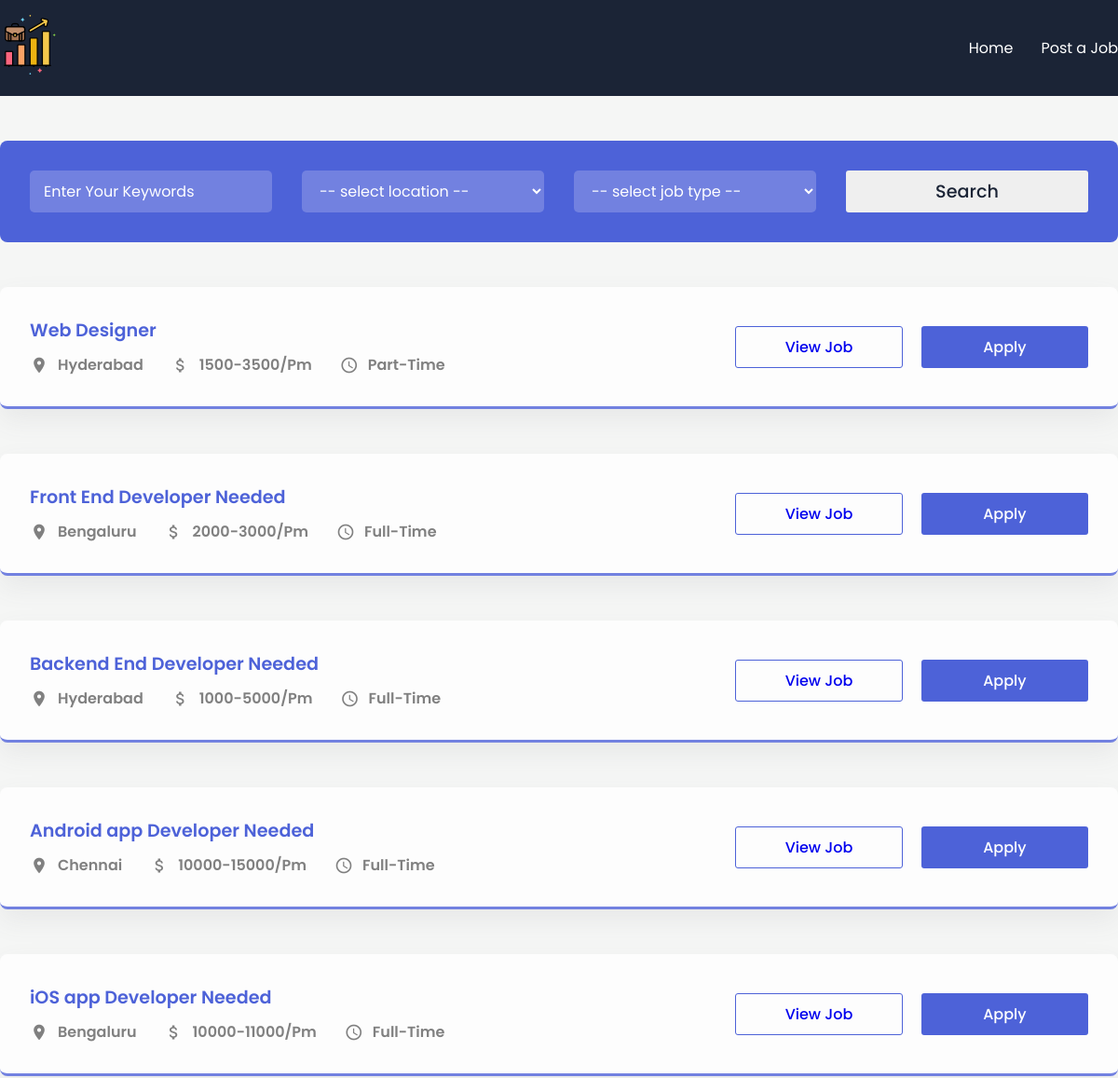
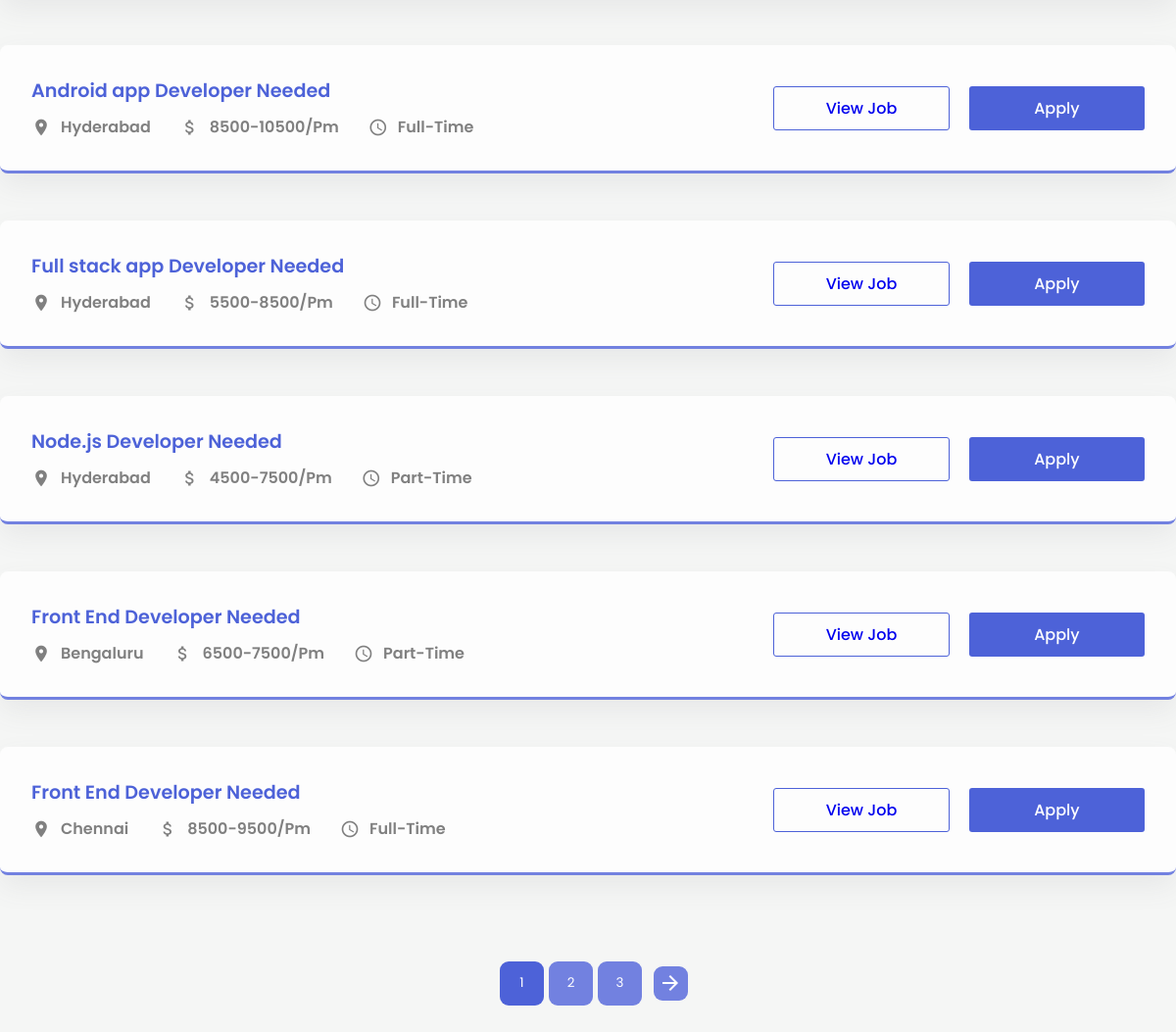
The page / on the database its author committed (2 pictures, top to bottom).
### myapp/models.py (models this page shows, shortened)
class Job(models.Model):
    JOB_TYPE_CHOICES = [
        ('Full-Time', 'Full Time'),
        ('Part-Time', 'Part Time'),
    ]
    id = models.UUIDField(default=uuid.uuid4, unique=True,
                          primary_key=True, editable=False)
    title = models.CharField(max_length=200, null=False)
    min_salary = models.IntegerField()
    max_salary = models.IntegerField()
    location = models.CharField(max_length=200, null=False)
    desc = models.TextField(null=False)
    type = models.CharField(max_length=200, null=False, choices=JOB_TYPE_CHOICES)
    created = models.DateTimeField(auto_now_add=True)

### myapp/views.py (the view)
# urls.py: path('', views.index, name='index'),
def index(request):
    search_query = ''
    search_location = ''
    search_type = ''
    if request.GET.get('q'):
        search_query = request.GET.get('q')
    if request.GET.get('location'):
      search_location = request.GET.get('location')
    if request.GET.get('type'):
      search_type = request.GET.get('type')
    jobs = Job.objects.filter(title__icontains=search_query, location__icontains=search_location, type__icontains=search_type)
    page = request.GET.get('page',1)
    job_paginator = Paginator(jobs, JOBS_PER_PAGE)
    try:
      jobs = job_paginator.page(page)
    except PageNotAnInteger:
      jobs = job_paginator.page(JOBS_PER_PAGE)
    except EmptyPage:
      jobs = job_paginator.page(job_paginator.num_pages)
    index = job_paginator.page_range.index(jobs.number)
    max_index = len(job_paginator.page_range)
    start_index = index - 3 if index >= 3 else 0
    end_index = index + 3 if index <= max_index - 3 else max_index
    page_range = job_paginator.page_range[start_index:end_index]
    type_values = Job.objects.order_by().values('type').distinct()
    location_values = Job.objects.order_by().values('location').distinct()
    context = {'jobs':jobs, 'query':search_query, 'query_location':search_location,
                'query_type':search_type,'type_values':type_values, 'location_values':location_values,
                'page_range': page_range}
    return render(request, 'index.html', context)

### myapp/templates/index.html (shortened to what this page needs)
{% extends 'main.html' %}
{% block content %}
<section>
 <div class="container">
  <form class="search-bar" action="/", method="get">
    <input type="text" placeholder="Enter Your Keywords" name="q" value="{{query}}"/>
   <select name="location" id="">
    <option hidden disabled selected value> -- select location -- </option>
   </select>
   <select name="type" id="">
    <option hidden disabled selected value> -- select job type -- </option>
   </select>
   <button class="search">Search</button>
  </form>
 </div>
</section>
    <section>
      <div class="container">
          {% for job in jobs %}
        <div class="post">
          <div class="job-info">
            <h1 class="job-title">{{job.title}}</h1>
            <div class="job-des">
              <div class="location item">
                <span class="material-icons"> place </span>
                <p>{{job.location}}</p>
              </div>
              <div class="budget item">
                <span class="material-icons"> attach_money </span>
                <p>{{job.min_salary}}-{{job.max_salary}}/Pm</p>
              </div>
              <div class="time item">
                <span class="material-icons"> schedule </span>
                <p>{{job.type}}</p>
              </div>
            </div>
          </div>
          <div class="buttons">
            <button class="apply view">
              <a href="{% url 'view_job' job.id %}">View Job</a>
              </button>
              <button class="apply" onclick="myFunction()">Apply</button>
          </div>
        </div>
        {% endfor %}
</div>
    </section>
    <center>
 <div class="pagination">
   <div class="pagination__list">
 {% for i in page_range %}
  {% if jobs.number == i %}
    <a href="#" class="pagination__item pagination__item--1">
     <button id="pg-button-1" type="button" data-level="target">{{ i }} </button>
    </a>
  {% else %}
   <a href="?{% if query %}q={{query}}{% endif %}&{% if query_location %}location={{query_location}}{% endif %}&{% if query_type %}type={{query_type}}{% endif %}&page={{ i }}" class="pagination__item pagination__item--1">
    <button id="pg-button-1" type="button">{{ i }}</button>
   </a>
  {% endif %}
 {% endfor %}
</div>
    {% if jobs.has_next %}
 <a id="pg-button-next" href="?&&&page={{ jobs.next_page_number }}" type="button" class="pagination__button">
  <span class="material-icons"> arrow_forward </span>
 </a>
{% endif %}
   </div>
</center>
    {% endblock %}

### myapp/templates/main.html (shortened to what this page needs)
{% load static %}
<!DOCTYPE html>
<html lang="en">
  <head>
    <link rel="stylesheet" href="{% static 'style.css' %}" />
    <link rel="stylesheet" href="{% static 'auth.css' %}" />
  </head>
  <body>
    {% include 'navbar.html' %}
    {% block content %}
    {% endblock content %}
</body>
</html>

### myapp/templates/navbar.html (shortened to what this page needs)
{% load static %}
<header>
    <nav>
      <div class="container">
        <div class="logo">
          <img src="{% static 'images/logo.png' %}" style="inline-size: fit-content;" alt="" />
        </div>
        <div class="links">
          <a href="{% url 'index' %}">Home</a>
          <a href="{% url 'create-post' %}">Post a Job</a>
        </div>
      </div>
    </nav>
  </header>

### myapp/static/style.css (style rules this page uses)
* { margin: 0; padding: 0; box-sizing: border-box; font-family: "Poppins", sans-serif; }
:root { --blue: #4d62d8; --lblue: #7281e0; --card: #fdfdfd; --shadow: #64646f17 0px 12px 29px 0px; --nav: #1b2436; }
body { background: #f5f6f5; }
button { border: none; outline: none; cursor: pointer; border-radius: 3px; }
nav { background: var(--nav); padding: 1em 0; }
a { text-decoration: none; }
.container { max-width: 1200px; margin: auto; }
nav .container { display: flex; align-items: center; justify-content: space-between; color: white; }
.logo { width: 200px; }
img { width: 100%; }
.links { display: flex; align-items: center; justify-content: center; }
.links a { color: white; margin-left: 30px; font-size: 1rem; font-weight: 400; }
.search-bar { display: grid; grid-template-columns: repeat(4, 1fr); gap: 2em; background-color: var(--blue); padding: 2em; border-radius: 8px; margin-top: 3em; }
.search-bar input, select { border: none; outline: none; height: 45px; padding: 0 15px; background: var(--lblue); border-radius: 5px; color: white; font-size: 1rem; font-weight: 400; width: 100%; }
input::placeholder { color: white; font-size: 1rem; font-weight: 400; }
.search { color: var(--nav); font-size: 1.2rem; font-weight: 500; }
.post { background: var(--card); border-radius: 8px; padding: 2em; box-shadow: var(--shadow); margin-top: 3em; display: grid; align-items: center; grid-template-columns: 8fr 4fr; border-bottom: 3px solid var(--lblue); }
.buttons { display: grid; grid-template-columns: repeat(2, 1fr); gap: 20px; }
.post:last-child { margin-bottom: 5em; }
.item { display: flex; align-items: center; margin-left: 30px; }
.item:first-child { margin-left: 0; }
.job-des { display: flex; align-items: center; }
.item span { margin-right: 10px; font-size: 20px !important; color: gray; }
.item p { font-size: 1rem; font-weight: 600; color: gray; }
.apply { background: var(--blue); height: 45px; padding: 0 40px; color: white; font-size: 1rem; font-weight: 500; }
.view { border: 1px solid var(--blue); background: transparent; color: var(--blue); }
.job-title { font-size: 1.2rem; font-weight: 600; margin-bottom: 10px; color: var(--blue); }
.pagination { max-width: 500px; height: 60px; border-radius: 9px; overflow: hidden; margin-bottom: 3em; }
.pagination, .pagination__list { display: flex; flex-direction: row; flex-wrap: wrap; align-items: center; justify-content: center; align-content: center; }
.pagination__list { list-style-type: none; padding: 0; margin: 0; width: 350; height: 50px; border-radius: 9px; margin: 0 9px; overflow: hidden; }
.pagination__item { width: 50px; height: 50px; display: flex; flex-direction: row; flex-wrap: wrap; align-items: center; justify-content: center; align-content: center; font-size: 1.1rem; }
.pagination__item > button, .pagination__button { border: none; outline: none; stroke: none; box-shadow: none; cursor: pointer; border-radius: 9px; background: var(--lblue); }
.pagination__item > button { width: 45px; height: 45px; color: white; }
.pagination__button { width: 35px; height: 35px; display: flex; align-items: center; justify-content: center; color: white; }
.pagination__item > button[data-level="target"] { background: var(--blue); color: white !important; }
button { cursor: pointer; }

### myapp/static/auth.css (style rules this page uses)
:root { --blue: #4d62d8; --lblue: #7281e0; --card: #fdfdfd; --shadow: #64646f17 0px 12px 29px 0px; --nav: #1b2436; }
input, textarea { border: none; outline: none; height: 45px; border-radius: 3px; width: 100%; background: #7281e02a; padding: 0 20px; }

### rows shown on the page
Job: title "Web Designer", location "Hyderabad", min_salary "1500", max_salary "3500", type "Part-Time"
Job: title "Front End Developer Needed", location "Bengaluru", min_salary "2000", max_salary "3000", type "Full-Time"
Job: title "Backend End Developer Needed", location "Hyderabad", min_salary "1000", max_salary "5000", type "Full-Time"
Job: title "Android app Developer Needed", location "Chennai", min_salary "10000", max_salary "15000", type "Full-Time"
Job: title "iOS app Developer Needed", location "Bengaluru", min_salary "10000", max_salary "11000", type "Full-Time"
Job: title "Android app Developer Needed", location "Hyderabad", min_salary "8500", max_salary "10500", type "Full-Time"
Job: title "Full stack app Developer Needed", location "Hyderabad", min_salary "5500", max_salary "8500", type "Full-Time"
Job: title "Node.js Developer Needed", location "Hyderabad", min_salary "4500", max_salary "7500", type "Part-Time"
Job: title "Front End Developer Needed", location "Bengaluru", min_salary "6500", max_salary "7500", type "Part-Time"
Job: title "Front End Developer Needed", location "Chennai", min_salary "8500", max_salary "9500", type "Full-Time"

### other values the page prints
{{ i }} "1"
{{ i }} "2" "3"
